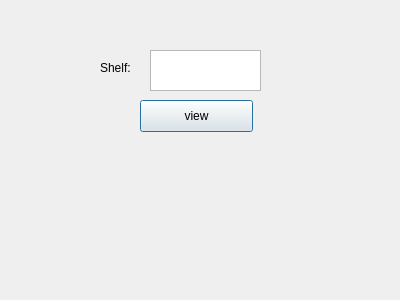
<?xml version="1.0" encoding="UTF-8"?>
<ui version="4.0">
 <class>Dialog</class>
 <widget class="QDialog" name="Dialog">
  <property name="geometry">
   <rect>
    <x>0</x>
    <y>0</y>
    <width>400</width>
    <height>300</height>
   </rect>
  </property>
  <property name="windowTitle">
   <string>Dialog</string>
  </property>
  <widget class="QLabel" name="label">
   <property name="geometry">
    <rect>
     <x>100</x>
     <y>60</y>
     <width>60</width>
     <height>16</height>
    </rect>
   </property>
   <property name="text">
    <string>Shelf:</string>
   </property>
  </widget>
  <widget class="QPlainTextEdit" name="t_shelfid">
   <property name="geometry">
    <rect>
     <x>150</x>
     <y>50</y>
     <width>111</width>
     <height>41</height>
    </rect>
   </property>
  </widget>
  <widget class="QPushButton" name="b_view">
   <property name="geometry">
    <rect>
     <x>140</x>
     <y>100</y>
     <width>113</width>
     <height>32</height>
    </rect>
   </property>
   <property name="text">
    <string>view</string>
   </property>
  </widget>
  <widget class="QLabel" name="l_show">
   <property name="geometry">
    <rect>
     <x>70</x>
     <y>140</y>
     <width>271</width>
     <height>141</height>
    </rect>
   </property>
   <property name="text">
    <string/>
   </property>
  </widget>
 </widget>
 <resources/>
 <connections/>
</ui>
